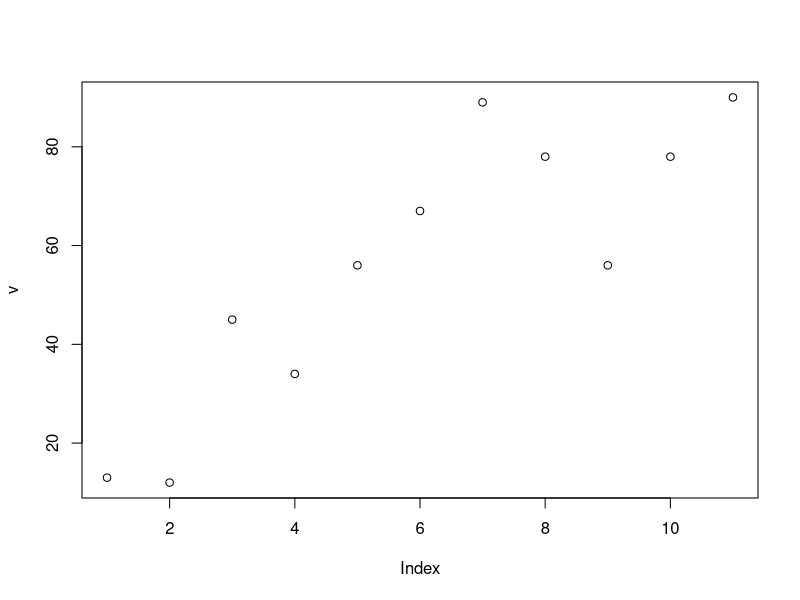
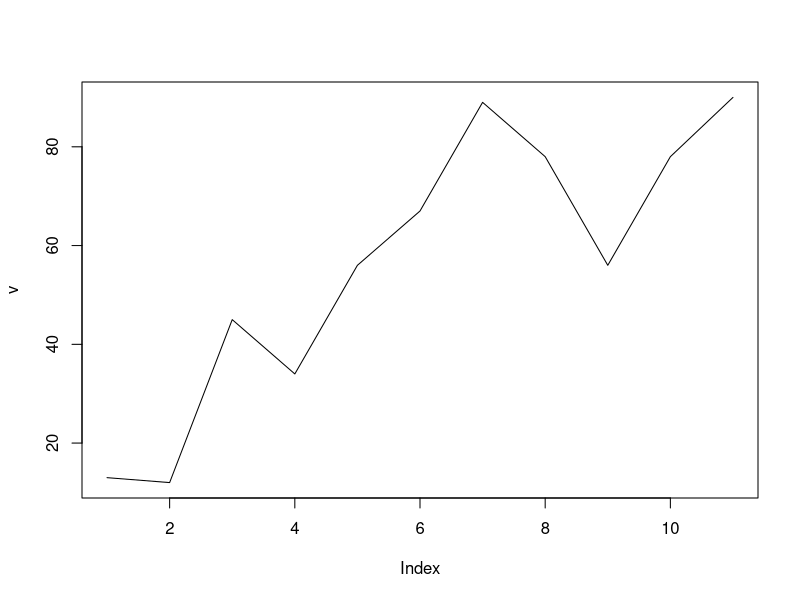
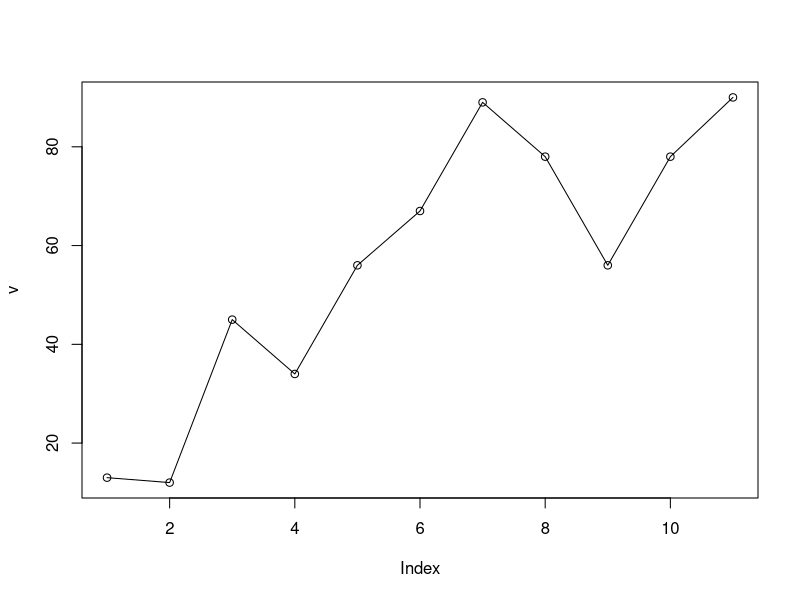
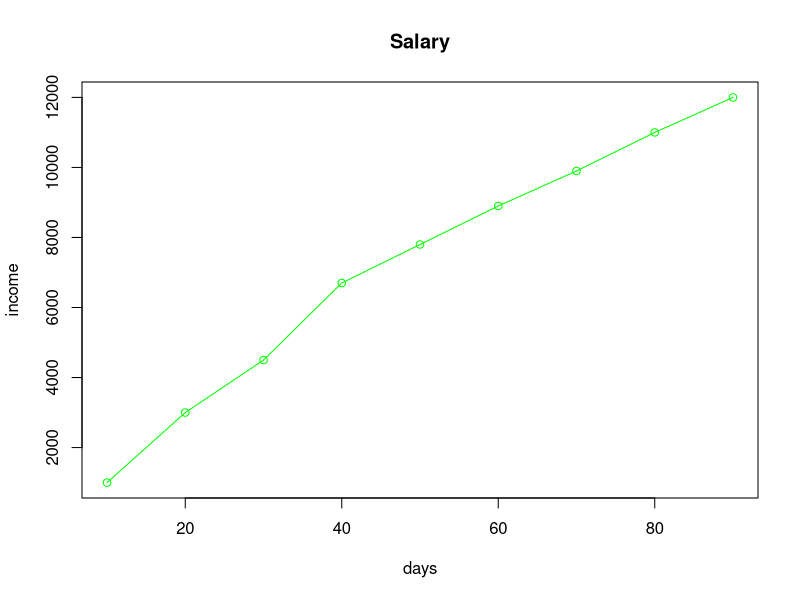
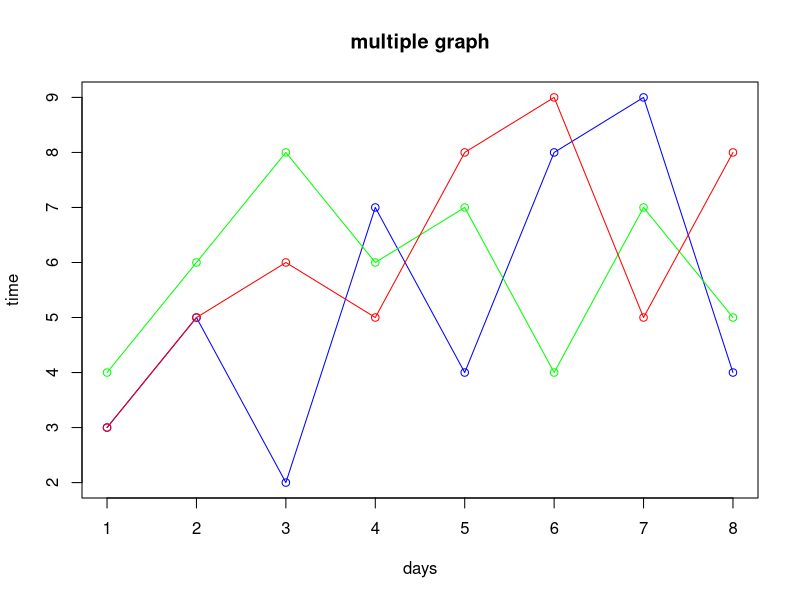
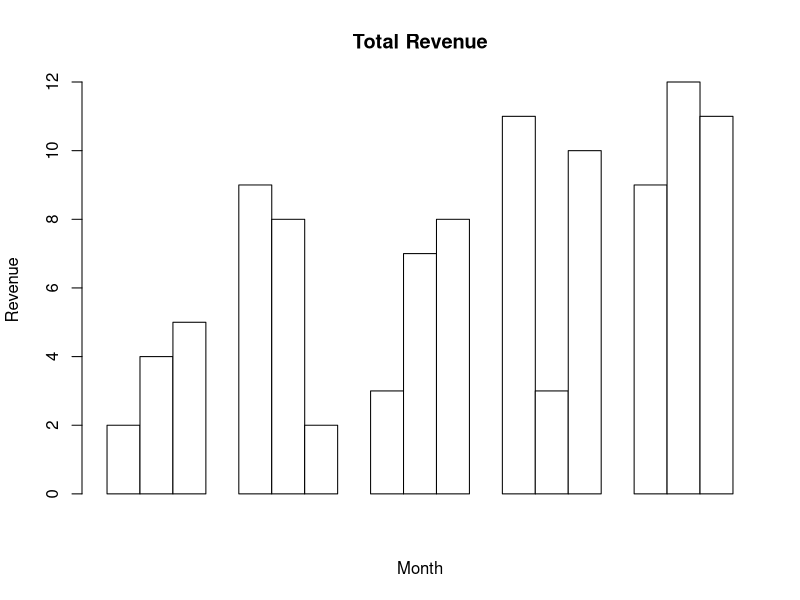
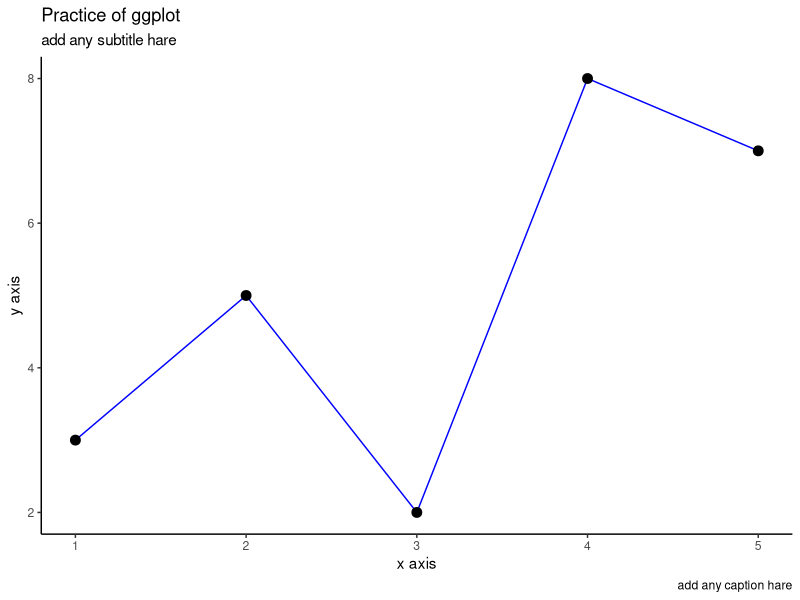

Recreate these plots in R, in order.
## ---- chunk 1
v <- c(13,12,45,34,56,67,89,78,56,78,90) 
#this is just create point
plot(v,type = "p")

#this is just create line 
plot(v,type = "l")

#this is create both line and point
plot(v,type = "o") 
## ---- chunk 2
days = c(10,20,30,40,50,60,70,80,90) 
income <- c(1000,3000,4500,6700,7800,8900,9900,11000,12000) 
plot(days,income,type = "o",main = "Salary",xlab = "days",ylab = "income", col="green") 
## ---- chunk 3
f <- c(3,5,2,7,4,8,9,4) 
g <- c(4,6,8,6,7,4,7,5) 
j <- c(3,5,6,5,8,9,5,8) 
plot(f, type="o",main="multiple graph",xlab="days",ylab="time",col="blue") 
lines(g, type="o",col="green") 
lines(j, type="o",col="red")
## ---- chunk 4
#Create the matrix of the values
values <- matrix(c(2, 9, 3, 11, 9, 4, 8, 7, 3, 12, 5, 2, 8, 10, 11),nrow=3, ncol=5, byrow=TRUE)
#Create the bar chart
barplot(values, main="Total Revenue", name.arg=months, xlab="Month",ylab="Revenue",  col = colors, beside =TRUE)
## ---- chunk 5
data <- data.frame(
  x = c(1, 2, 3, 4, 5), 
  y = c(3, 5, 2, 8, 7) 
)

library(ggplot2)
ggplot(data,aes(x,y))+
  geom_line(color= "blue")+
  geom_point(size=3)+
  labs(title="Practice of ggplot", subtitle="add any subtitle hare",caption="add any caption hare", x="x axis", y="y axis")+
  theme_classic()
